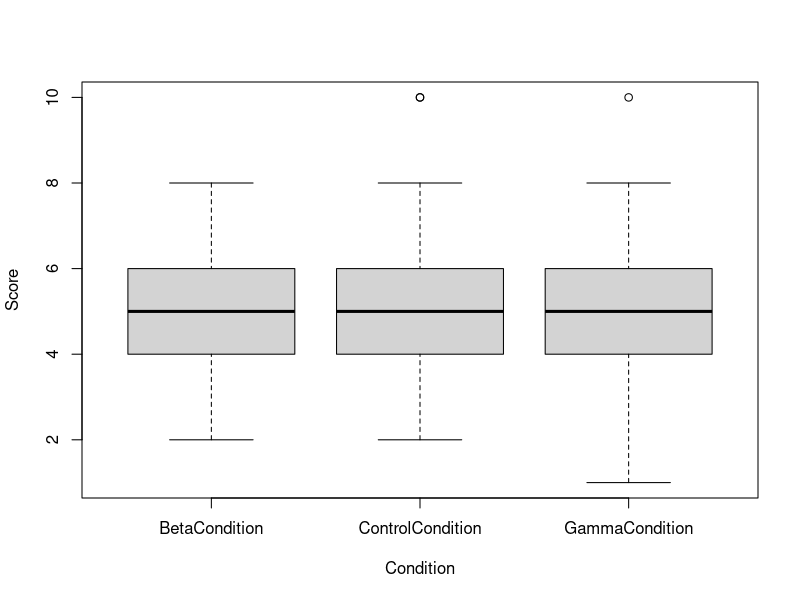
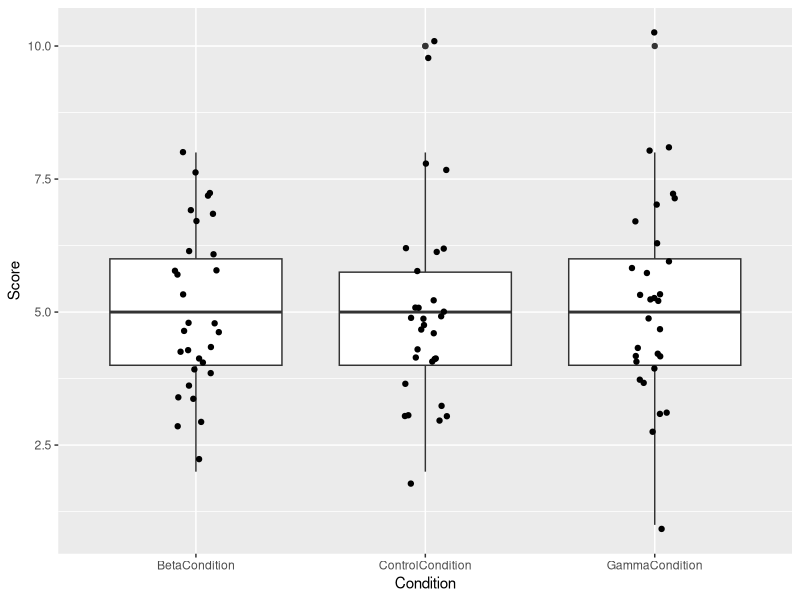
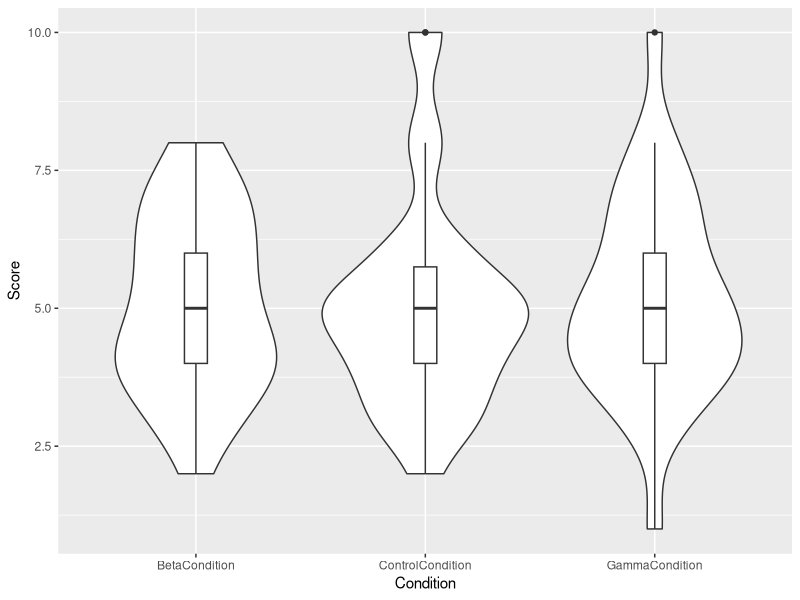
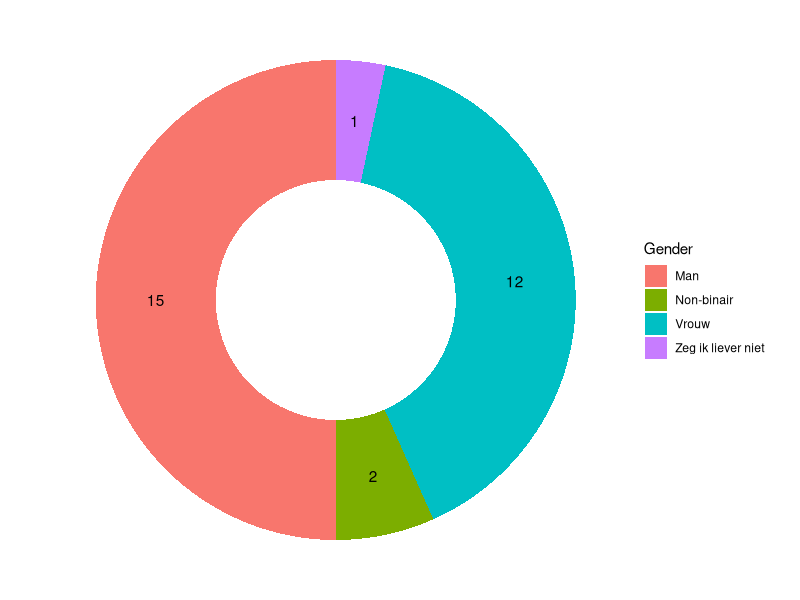
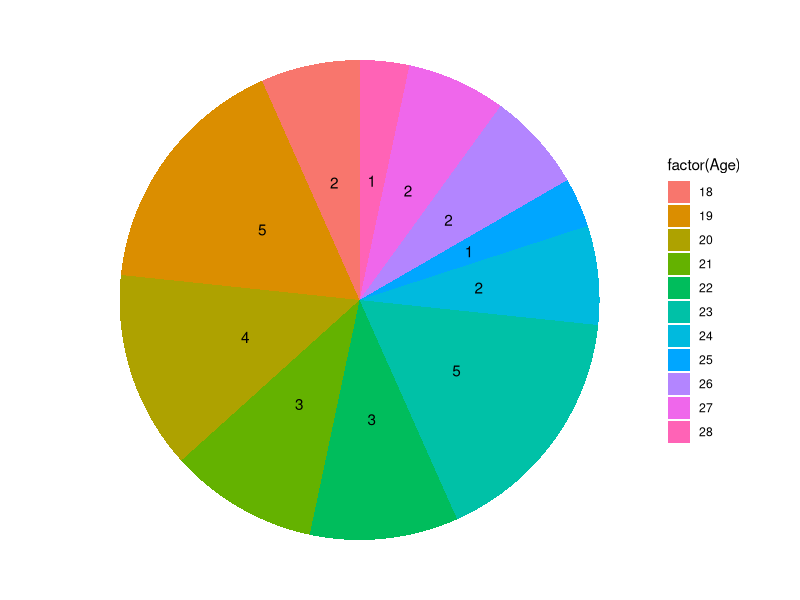
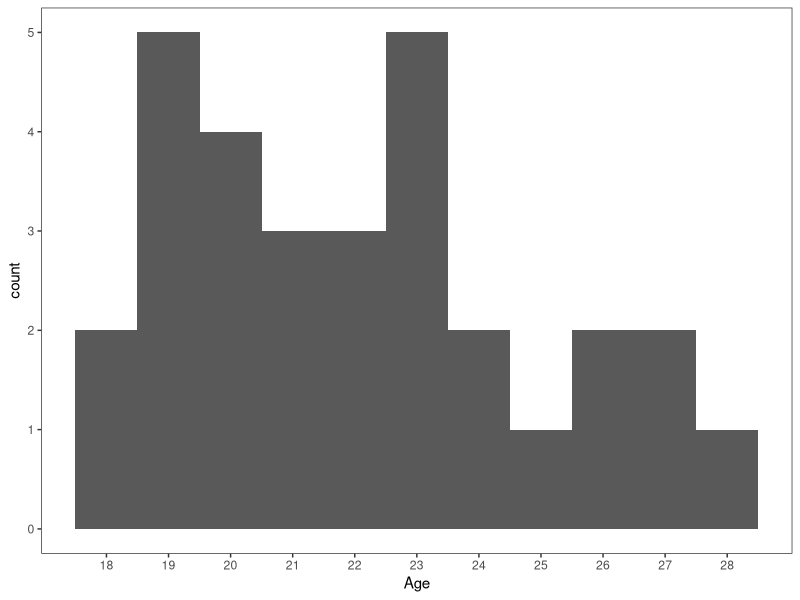
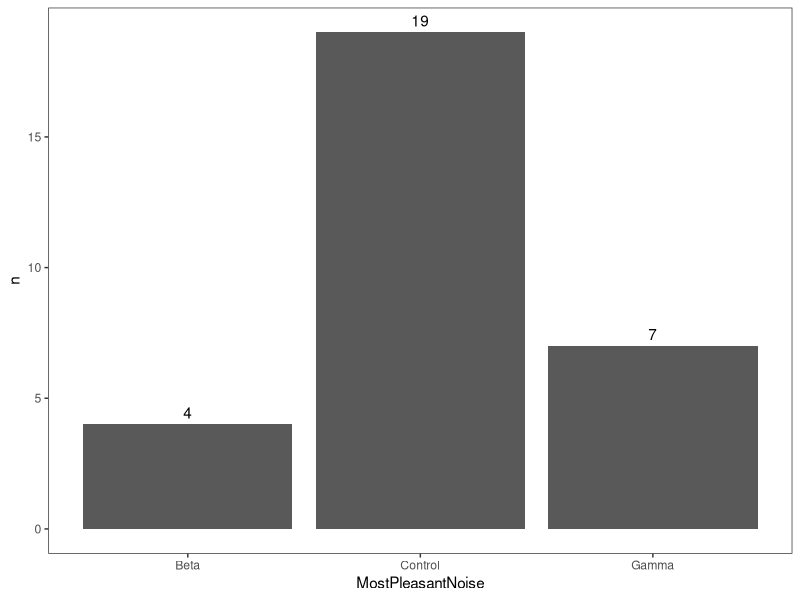
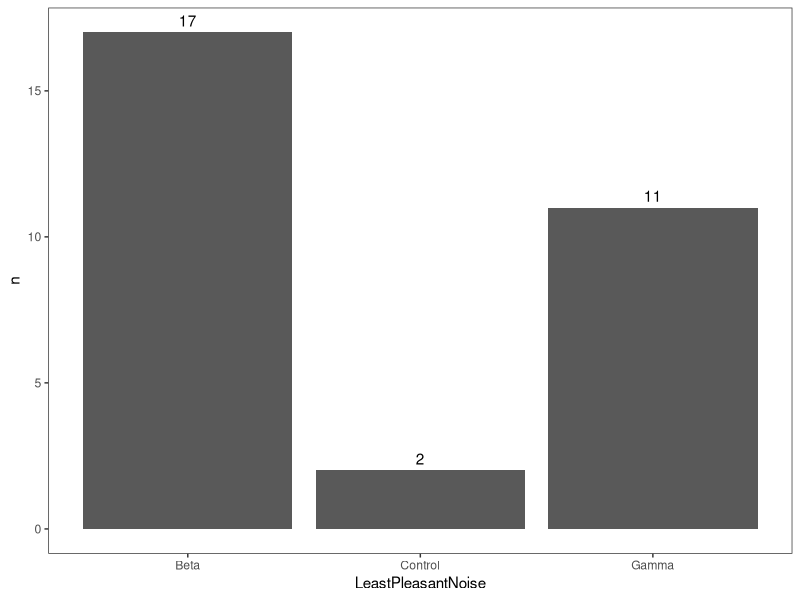

Write R code to recreate these figures, in order.
# -------------------------------------------- #
# Code for Analysis of Experiment Data 
# Make sure you have the data installed too! 
# -------------------------------------------- #

# 1. Loading and installing all packages 

# You can un-comment the install.packages() functions if you need to install the packages. 
# But it makes my laptop slow when running this script.

# install.packages("tidyverse")
library(tidyverse)
# install.packages("psych")
library(psych)
# install.packages("rstatix")
library(rstatix)
# install.packages("ggplot2")
library(ggplot2)

# 2. Load & Preprocess the Data 

# This is the name of the .csv file downloaded from the google Forms. 
# You may need to rename it if you were to re-run the experiment
rawdata = read.csv('Experiment research methods (Antwoorden) - Formulierreacties 1.csv')  

# remove timestamps and informed consent columns as they don't require analysis.
dropdata = subset(rawdata, select = -c(1,2))

# Using tidyverse to rename columns for better readability 
data = dropdata %>% rename(Age = Wat.is.uw.leeftijd..in.jaren..,
                           Gender = Wat.is.uw.geslacht., 
                           ControlCondition = Conditie.A.resultaat,
                           BetaCondition =  Conditie.B.resultaat,
                           GammaCondition = Conditie.C.resultaat,
                           MostPleasantNoise = Welk.geluid.vond.u.het.prettigst.om.naar.te.luisteren.,
                           LeastPleasantNoise = Welk.geluid.vond.u.het.minst.prettig.om.naar.te.luisteren.,
                           Disorder =  Heeft.u.een.gediagnosticeerde.gehooraandoening.of.een.vorm.van.dyslexie....Als.u.hierbij..ja..wil.antwoorden..voer.dat.dan.a.u.b..in.bij..Anders..en.specifieer.a.u.b..welke.stoornis..als.u.dat.wil.delen.,
                           Extra = Als.u.nog.iets.kwijt.wil..kunt.u.dat.hier.benoemen.)

# Now rename values for easier analysis
data[data=="Het tweede geluid"]<-"Beta"   # this changes the item for all values in the df. Doesnt matter in our case tho
data[data=="Het eerste geluid"]<-"Control"
data[data=="Het derde geluid"]<-"Gamma"
data[data=="Nee"]<-NaN
data[data==""]<- NaN

# Remove the unneeded variables from the environment (purely because I don't like having all those variables there)
rm(dropdata, rawdata) 
data$ID = seq.int(nrow(data)) # Add an ID row, for ease of use as I'm not familiar with R and can't find good sources to help me loop over index 

# -- Descriptive statistics of participants -- #
# Using describe() with the psych package
control = data$ControlCondition  # shortening them for ease of use
beta = data$BetaCondition
gamma = data$GammaCondition

describe(data)  # contains lots of useful descriptive statistics, however we only need Age and the 3 conditions.
summary(data)  # for IQR, median and Range
t.test(control)  # for CI, check CI for mean
t.test(beta)
t.test(gamma)

# Now we need counts and descriptive statistics for the categorical variables, such as Gender, Most/Least pleasant noise and Disorders.
count(data, Gender, sort = TRUE)
count(data, Disorder, sort = TRUE)  # Disorders will be counted, although (due to lack of constraints on open ended questions) the specific disorders will be counted by hand
pleasant = count(data, MostPleasantNoise, sort = TRUE)
unpleasant = count(data, LeastPleasantNoise, sort = TRUE)

# The Column Extra will be interpreted by the researchers, also due to lack of constraints on open ended questions

# -- Result Analysis -- #



# -- Normality -- #
# Shapiro-Wilk test to check normal distribution for 3 condition results
# The null-hypothesis for Shapiro-Wilk test assumes that the data IS normally distributed. Thus, we do not want p < 0.05 
# So we can also check for normality of differences between conditions? I think this is the way to go.
shapiro.test(beta - control)
shapiro.test(gamma - control)
shapiro.test(gamma - beta)

# -- Repeated Measures Anova -- #
# We also need to do Mauchly's tets of sphericity aka equal variance in conditions i think, but that is done with the function anova_test()
# You do NOT want to violate this, aka, finding p > 0.05 is what we want
# The table needs to be pivotted for this


longTable = data %>% pivot_longer(cols = c(ControlCondition, BetaCondition, GammaCondition),
                                  names_to = "Condition",
                                  values_to = "Score"
                                  )

anova_scores = anova_test(
  data = longTable,
  dv = Score,
  wid = ID,
  within = Condition
)

# GG only if Mauchly IS significant, and thus violates. Otherwise no correction is needed
anova_scores  # computes anova, mauchly AND we can check greenhouse geisser corrected annova like this if needed:
get_anova_table(anova_scores, correction = "GG")


# -- Post hoc paired w/ bonferroni -- #
posthocpaired = longTable %>%
  pairwise_t_test(
    Score ~ Condition,
    paired = TRUE,
    p.adjust.method = "bonferroni"
  )

posthocpaired


# -- Visualisation -- #
# Visualisations not only for the research document but also the poster perhaps?

boxplot(Score ~ Condition, data = longTable) # just normal visualisation, but normal boxplots are a little boring.

ggplot(longTable, aes(x = Condition, y = Score)) +
  geom_boxplot() +
  geom_jitter(width = 0.1)   # boxplot with data points visualised!

ggplot(longTable, aes(x = Condition, y = Score)) +  
  geom_violin() +
  geom_boxplot(width = 0.1)  # violin plots

# and then these for poster, as they help us visualize the participants demographics 

ggplot(data, aes(x = 2, fill =  Gender)) +
  geom_bar(width = 1) +
  geom_text(stat = "count", aes(label = after_stat(count)),
            position = position_stack(vjust = 0.5)) +
  coord_polar(theta = "y") +
  xlim(c(0.5, 2.5)) +
  theme_void() 

ggplot(data, aes(x = "", fill = factor(Age))) +
  geom_bar(width = 1) +
  geom_text(stat = "count", aes(label = after_stat(count)),
            position = position_stack(vjust = 0.5)) +
  coord_polar(theta = "y") +
  theme_void() # THIS IS SOO ugly im sorry
  
  # I MISS PYTHON I MISS PANDAS I HATE THISSSS 

ggplot(data, aes(x = Age)) +
  geom_histogram(binwidth = 1) +
  scale_x_continuous(breaks = 18:28) +
  theme_test()   

# ranking pleasant and unpleasant noises
ggplot(pleasant, aes(x= MostPleasantNoise, y=n)) +
       geom_col() + 
       geom_text(aes(label=n), vjust = -0.5) + 
       theme_test()
ggplot(unpleasant, aes(x= LeastPleasantNoise, y=n)) +
       geom_col() + 
       geom_text(aes(label=n), vjust = -0.5) + 
       theme_test()
